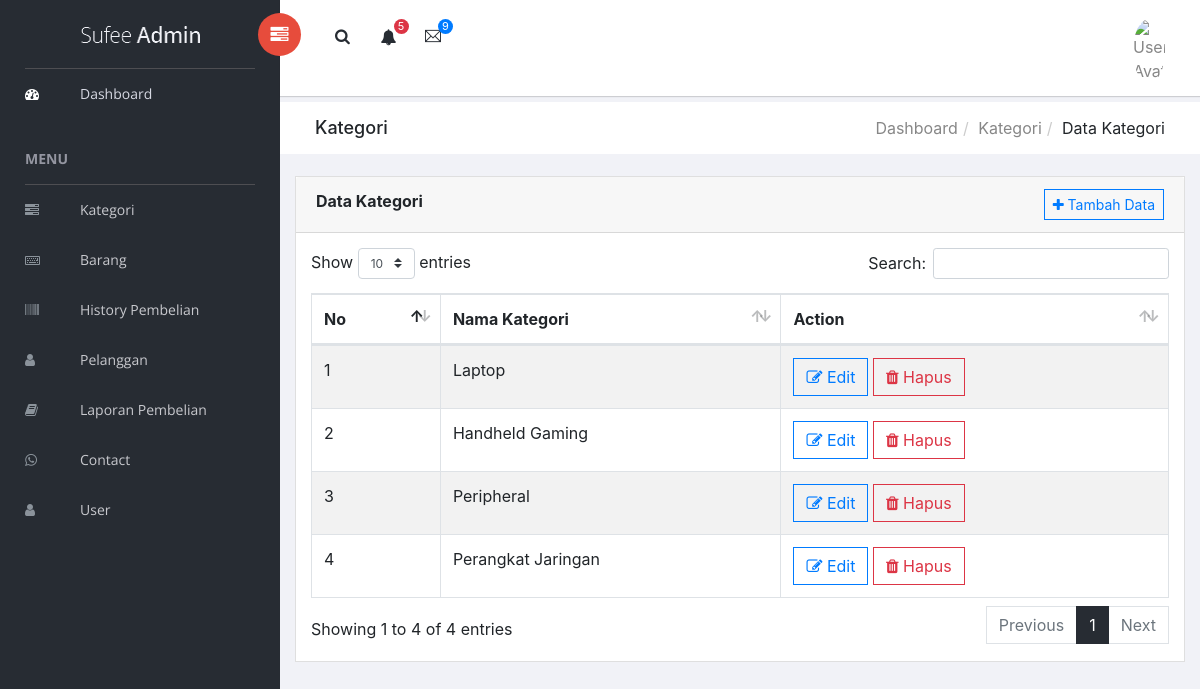
/admin/?page=kategori/index (signed in), run on the app's committed database.
### tables this page shows
CREATE TABLE `kategori` (
  `id_kategori` int(11) NOT NULL AUTO_INCREMENT,
  `nama_kategori` varchar(50) DEFAULT NULL,
  PRIMARY KEY (`id_kategori`)
);

### admin/index.php (called while the page is built, shortened)
<?php
include "layout/header.php";
include "content.php";
include "layout/footer.php";

### admin/kategori/index.php (the view, shortened to what this page needs)
<div class="breadcrumbs">
    <div class="col-sm-4">
        <div class="page-header float-left">
            <div class="page-title">
                <h1>Kategori</h1>
            </div>
        </div>
    </div>
    <div class="col-sm-8">
        <div class="page-header float-right">
            <div class="page-title">
                <ol class="breadcrumb text-right">
                    <li><a href="index.php">Dashboard</a></li>
                    <li><a href="#">Kategori</a></li>
                    <li class="active">Data Kategori</li>
                </ol>
            </div>
        </div>
    </div>
</div>
<div class="content mt-3">
    <div class="animated fadeIn">
        <div class="row">
            <div class="col-md-12">
                <div class="card">
                    <div class="card-header">
                        <strong class="card-title">Data Kategori</strong>
                        <button type="button" class="btn btn-outline-primary btn-sm float-right" data-toggle="modal" data-target="#tambahmodal"> <i class="fa fa-plus"></i> Tambah Data</button>
                    </div>
                    <div class="card-body">
                        <table id="bootstrap-data-table-export" class="table table-striped table-bordered">
                            <thead>
                                <tr>
                                    <th>No</th>
                                    <th>Nama Kategori</th>
                                    <th>Action</th>
                                </tr>
                            </thead>
                            <tbody>
                                <?php
                                $no = 1;
                                $data = mysqli_query($koneksi, "SELECT * FROM kategori ");
                                while ($d = mysqli_fetch_array($data)) {
                                ?>
                                    <tr>
                                        <td><?= $no++; ?></td>
                                        <td><?= $d['nama_kategori']; ?></td>
                                        <td>
                                            <a class="btn btn-outline-primary btn-xs" data-toggle="modal" href="#editmodal<?= $d['id_kategori']; ?>"> <i class="fa fa-edit"></i> Edit</a></a>
                                            <a class="btn btn-outline-danger btn-xs" href="#" onclick="confirmDelete(<?= $d['id_kategori']; ?>); return false;"><i class="fa fa-trash"></i> Hapus
                                            </a>
                                        </td>
                                    </tr>
                                <?php
                                }
                                ?>
                            </tbody>
                        </table>
                    </div>
                </div>
            </div>
        </div>
    </div>
</div>

### data on the page
kategori: nama_kategori "Laptop"
kategori: nama_kategori "Handheld Gaming"
kategori: nama_kategori "Peripheral"
kategori: nama_kategori "Perangkat Jaringan"
